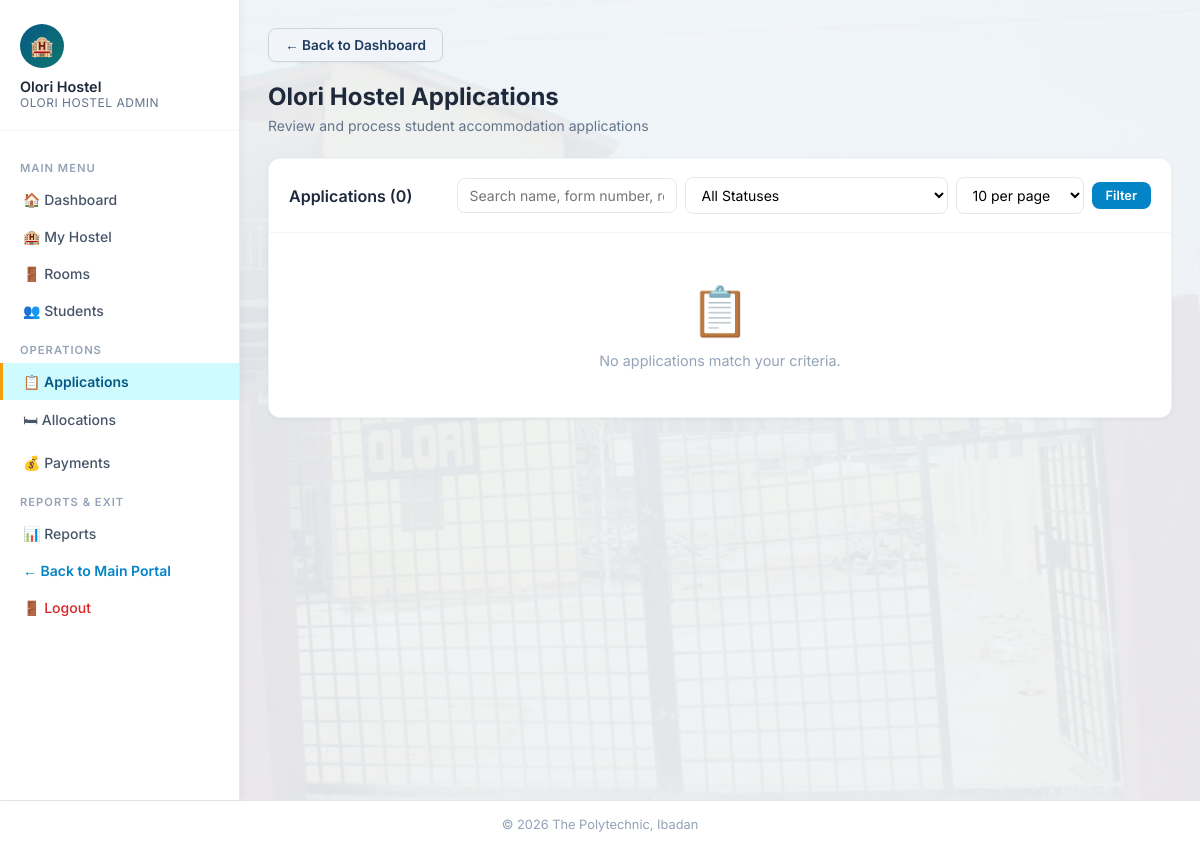
The app's page /admin/applications.php (signed in), older data.
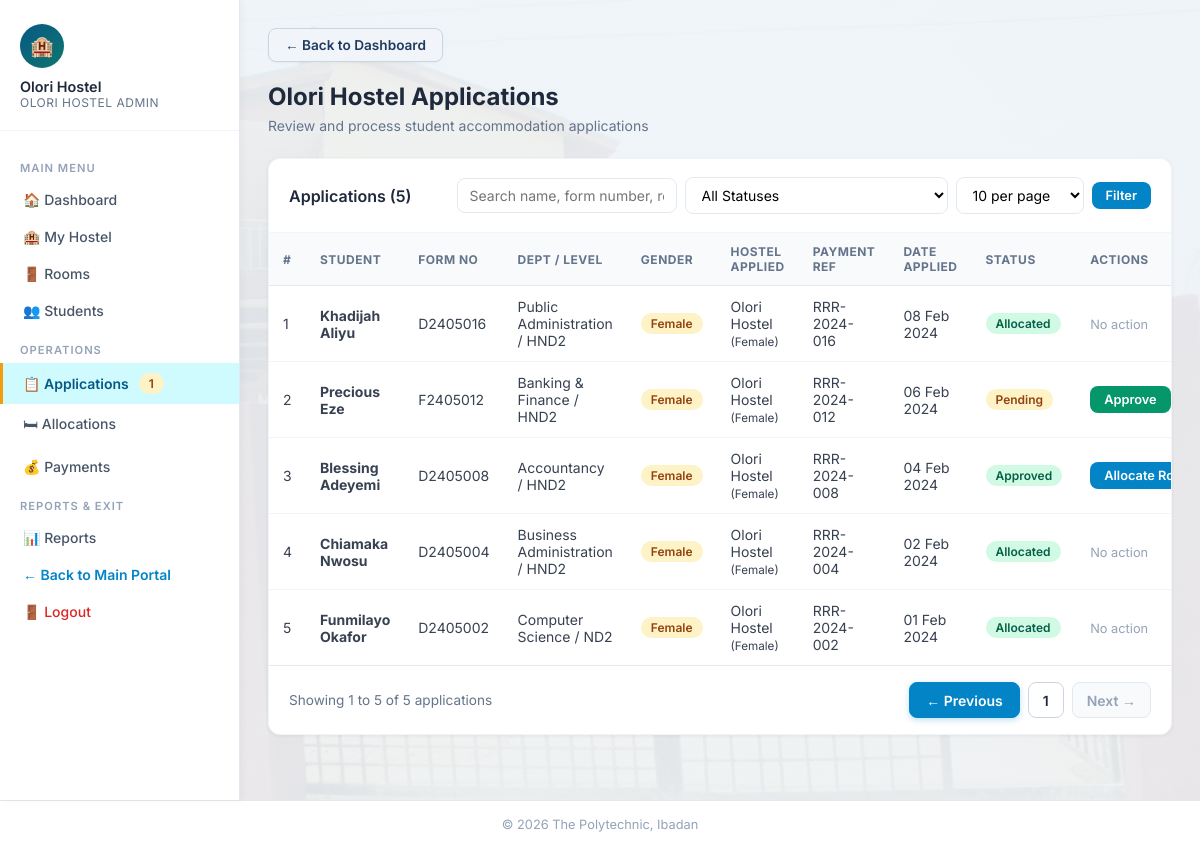
The same page, newer data.
### tables this page shows
CREATE TABLE applications (
    app_id INT AUTO_INCREMENT PRIMARY KEY,
    student_id INT NOT NULL,
    hostel_id INT NOT NULL,
    preferred_room_id INT NULL,
    preferred_bunk VARCHAR(10) NULL,
    payment_ref VARCHAR(100) NULL,
    status ENUM('Pending','Approved','Rejected','Allocated') NOT NULL DEFAULT 'Pending',
    rejection_reason TEXT NULL,
    applied_at DATETIME DEFAULT CURRENT_TIMESTAMP,
    FOREIGN KEY (student_id) REFERENCES students(student_id) ON DELETE CASCADE,
    FOREIGN KEY (hostel_id) REFERENCES hostels(hostel_id) ON DELETE CASCADE,
    FOREIGN KEY (preferred_room_id) REFERENCES rooms(room_id) ON DELETE SET NULL,
    UNIQUE KEY uq_application_student (student_id),
    INDEX idx_app_hostel_status (hostel_id,status),
    INDEX idx_app_student (student_id)
);

CREATE TABLE students (
    student_id INT AUTO_INCREMENT PRIMARY KEY,
    matric_no VARCHAR(13) NULL UNIQUE,
    form_no VARCHAR(30) NULL UNIQUE,
    full_name VARCHAR(200) NOT NULL,
    department VARCHAR(150) NOT NULL,
    level VARCHAR(20) NOT NULL,
    gender ENUM('Male','Female') NOT NULL,
    phone VARCHAR(20) NOT NULL,
    email VARCHAR(150) NOT NULL UNIQUE,
    password VARCHAR(255) NOT NULL,
    created_at DATETIME DEFAULT CURRENT_TIMESTAMP
);

CREATE TABLE hostels (
    hostel_id INT AUTO_INCREMENT PRIMARY KEY,
    hostel_name VARCHAR(150) NOT NULL UNIQUE,
    hostel_type ENUM('Male','Female') NOT NULL,
    total_rooms INT NOT NULL DEFAULT 0,
    created_at DATETIME DEFAULT CURRENT_TIMESTAMP
);

### admin/applications.php (the view, shortened to what the changed rows need)
<?php
require_once '../includes/admin_auth.php';
$search = trim($_GET['search'] ?? '');
$limit = (int)($_GET['limit'] ?? 10);
$page = max(1, (int)($_GET['page'] ?? 1));
$offset = ($page - 1) * $limit;
$sql_base = "FROM applications a
             JOIN students s ON a.student_id = s.student_id
             JOIN hostels h ON a.hostel_id = h.hostel_id
             WHERE a.hostel_id = ?";
$params = [$admin_hostel_id];
$count_stmt = $pdo->prepare("SELECT COUNT(*) " . $sql_base);
$count_stmt->execute($params);
$total_apps_count = (int)$count_stmt->fetchColumn();
$total_pages = max(1, (int)ceil($total_apps_count / $limit));
$sql = "SELECT a.*, s.full_name, s.form_no, s.department, s.level, s.gender, h.hostel_name, h.hostel_type "
     . $sql_base
     . " ORDER BY a.applied_at DESC LIMIT " . (int)$limit . " OFFSET " . (int)$offset;
$stmt = $pdo->prepare($sql);
$stmt->execute($params);
$apps = $stmt->fetchAll();
?>
<!DOCTYPE html>
<html lang="en">
<head>
<link rel="stylesheet" href="../css/style.css?v=7">
</head>
<body>
<div class="wrapper admin-layout">
<?php $current_page = 'applications'; require_once '../includes/admin_sidebar.php'; ?>
<main class="main">
    <div class="card">
        <div class="card-header">
            <h3>Applications (<?= $total_apps_count ?>)</h3>
            <form method="GET" style="display:flex;gap:8px;flex-wrap:wrap;align-items:center;">
                <input
                    type="text"
                    name="search"
                    value="<?= htmlspecialchars($search) ?>"
                    placeholder="Search name, form number, ref..."
                    style="padding:8px 12px;border:1.5px solid #e2e8f0;border-radius:8px;font-family:Inter,sans-serif;font-size:0.875rem;width:220px;"
                >
                <select
                    name="status"
                    style="padding:8px 12px;border:1.5px solid #e2e8f0;border-radius:8px;font-family:Inter,sans-serif;font-size:0.875rem;background:white;"
                >
                </select>
                <select
                    name="limit"
                    style="padding:8px 12px;border:1.5px solid #e2e8f0;border-radius:8px;font-family:Inter,sans-serif;font-size:0.875rem;background:white;"
                >
                </select>
                <button type="submit" class="btn btn-info btn-sm">Filter</button>
            </form>
        </div>
        <div class="table-wrap">
            <?php if (empty($apps)): ?>
                <div class="empty-state"><span class="empty-icon">📋</span><p>No applications match your criteria.</p></div>
            <?php else: ?>
            <table>
                <thead><tr><th>#</th><th>Student</th><th>Form No</th><th>Dept / Level</th><th>Gender</th><th>Hostel Applied</th><th>Payment Ref</th><th>Date Applied</th><th>Status</th><th>Actions</th></tr></thead>
                <tbody>
                <?php foreach ($apps as $i => $a): ?>
                <tr>
                    <td><?= $offset + $i + 1 ?></td>
                    <td><strong><?= htmlspecialchars($a['full_name']) ?></strong></td>
                    <td><?= htmlspecialchars($a['form_no']) ?></td>
                    <td><?= htmlspecialchars($a['department']) ?> / <?= htmlspecialchars($a['level']) ?></td>
                    <td><span class="badge <?= $a['gender']==='Male'?'badge-info':'badge-warning' ?>"><?= $a['gender'] ?></span></td>
                    <td><?= htmlspecialchars($a['hostel_name']) ?> <small>(<?= $a['hostel_type'] ?>)</small></td>
                    <td><?= htmlspecialchars($a['payment_ref'] ?? 'N/A') ?></td>
                    <td><?= date('d M Y', strtotime($a['applied_at'])) ?></td>
                    <td>
                        <?php
                        $badge = match($a['status']) {
                            'Approved', 'Allocated' => 'badge-success',
                            'Rejected' => 'badge-danger',
                            default => 'badge-warning'
                        };
                        ?>
                        <span class="badge <?= $badge ?>"><?= $a['status'] ?></span>
                    </td>
                    <td style="white-space:nowrap;">
                        <?php if ($a['status'] === 'Pending'): ?>
                            <form method="POST" style="display:inline;">
                                <button type="submit" class="btn btn-success btn-sm">Approve</button>
                            </form>
                        <?php elseif ($a['status'] === 'Approved'): ?>
                            <a href="allocations.php?student_id=<?= $a['student_id'] ?>" class="btn btn-info btn-sm">Allocate Room</a>
                        <?php else: ?>
                            <span style="color:#94a3b8;font-size:0.8rem;">No action</span>
                        <?php endif; ?>
                    </td>
                </tr>
                <?php endforeach; ?>
                </tbody>
            </table>
            <?php if ($total_pages > 1 || $total_apps_count > 0): ?>
                <div style="display:flex;justify-content:space-between;align-items:center;padding:16px 20px;border-top:1px solid #e2e8f0;flex-wrap:wrap;gap:12px;font-size:0.85rem;color:#64748b;">
                    <div>
                        Showing <?= min($total_apps_count, $offset + 1) ?> to <?= min($total_apps_count, $offset + $limit) ?> of <?= $total_apps_count ?> applications
                    </div>
                    <div class="pagination">
                        <?php
                        $queryParams = $_GET;
                        function adminAppsPageUrl($p, $params) {
                            $params['page'] = $p;
                            return 'applications.php?' . http_build_query($params);
                        }
                        ?>
                        <?php if ($page > 1): ?>
                            <a href="<?= adminAppsPageUrl($page - 1, $queryParams) ?>" class="prev-btn">&larr; Previous</a>
                        <?php else: ?>
                            <span class="page-btn disabled prev-btn">&larr; Previous</span>
                        <?php endif; ?>
                        <?php for ($p = 1; $p <= $total_pages; $p++): ?>
                            <?php if ($p == $page): ?>
                                <span class="page-btn active"><?= $p ?></span>
                            <?php elseif ($p == 1 || $p == $total_pages || ($p >= $page - 2 && $p <= $page + 2)): ?>
                                <a href="<?= adminAppsPageUrl($p, $queryParams) ?>"><?= $p ?></a>
                            <?php elseif ($p == $page - 3 || $p == $page + 3): ?>
                                <span style="padding:0 4px;color:#94a3b8;">&hellip;</span>
                            <?php endif; ?>
                        <?php endfor; ?>
                        <?php if ($page < $total_pages): ?>
                            <a href="<?= adminAppsPageUrl($page + 1, $queryParams) ?>" class="next-btn">Next &rarr;</a>
                        <?php else: ?>
                            <span class="page-btn disabled next-btn">Next &rarr;</span>
                        <?php endif; ?>
                    </div>
                </div>
            <?php endif; ?>
            <?php endif; ?>
        </div>
    </div>
</main>
</div>
</body>
</html>

### includes/admin_sidebar.php (shortened to what the changed rows need)
<?php
$page = $current_page ?? '';
$pending_count = $pending ?? 0;
if (empty($pending_count) && isset($pdo, $admin_hostel_id)) {
    try {
        $pStmt = $pdo->prepare("SELECT COUNT(*) FROM applications WHERE hostel_id=? AND status='Pending'");
        $pStmt->execute([$admin_hostel_id]);
        $pending_count = (int)$pStmt->fetchColumn();
    } catch (Exception $e) {
        $pending_count = 0;
    }
}
?>
<aside class="sidebar no-print">
    <nav class="sidebar-nav">
        <a href="applications.php" class="<?= $page === 'applications' ? 'active' : '' ?>">
            📋 Applications <?php if (!empty($pending_count) && $pending_count > 0): ?><span class="badge badge-warning"><?= (int)$pending_count ?></span><?php endif; ?>
        </a>
    </nav>
</aside>

Row changes from the older to the newer data that the page shows:
added applications: i "1", student.full_name "Khadijah Aliyu", student.form_no "D2405016", student.department "Public Administration", student.level "HND2", student.gender "Female", hostel.hostel_name "Olori Hostel", hostel.hostel_type "Female", payment_ref "RRR-2024-016", applied_at "08 Feb 2024", status "Allocated", shows "No action"
added applications: i "2", student.full_name "Precious Eze", student.form_no "F2405012", student.department "Banking & Finance", student.level "HND2", student.gender "Female", hostel.hostel_name "Olori Hostel", hostel.hostel_type "Female", payment_ref "RRR-2024-012", applied_at "06 Feb 2024", status "Pending"
added applications: i "3", student.full_name "Blessing Adeyemi", student.form_no "D2405008", student.department "Accountancy", student.level "HND2", student.gender "Female", hostel.hostel_name "Olori Hostel", hostel.hostel_type "Female", payment_ref "RRR-2024-008", applied_at "04 Feb 2024", status "Approved"
added applications: i "4", student.full_name "Chiamaka Nwosu", student.form_no "D2405004", student.department "Business Administration", student.level "HND2", student.gender "Female", hostel.hostel_name "Olori Hostel", hostel.hostel_type "Female", payment_ref "RRR-2024-004", applied_at "02 Feb 2024", status "Allocated", shows "No action"
added applications: i "5", student.full_name "Funmilayo Okafor", student.form_no "D2405002", student.department "Computer Science", student.level "ND2", student.gender "Female", hostel.hostel_name "Olori Hostel", hostel.hostel_type "Female", payment_ref "RRR-2024-002", applied_at "01 Feb 2024", status "Allocated", shows "No action"
Text that changed along with them:
$pending_count: (not shown) → "1"
$total_apps_count: "0" → "5"
min($total_apps_count, $offset + 1): (not shown) → "1"
min($total_apps_count, $offset + $limit): (not shown) → "5"
$total_apps_count: (not shown) → "5"
text no longer shown: "📋 No applications match your criteria."
text now shown: "# STUDENT FORM NO DEPT / LEVEL GENDER HOSTEL APPLIED PAYMENT REF DATE APPLIED STATUS ACTIONS Showing to of applications ← Previous Next →"
new list line: "1"
